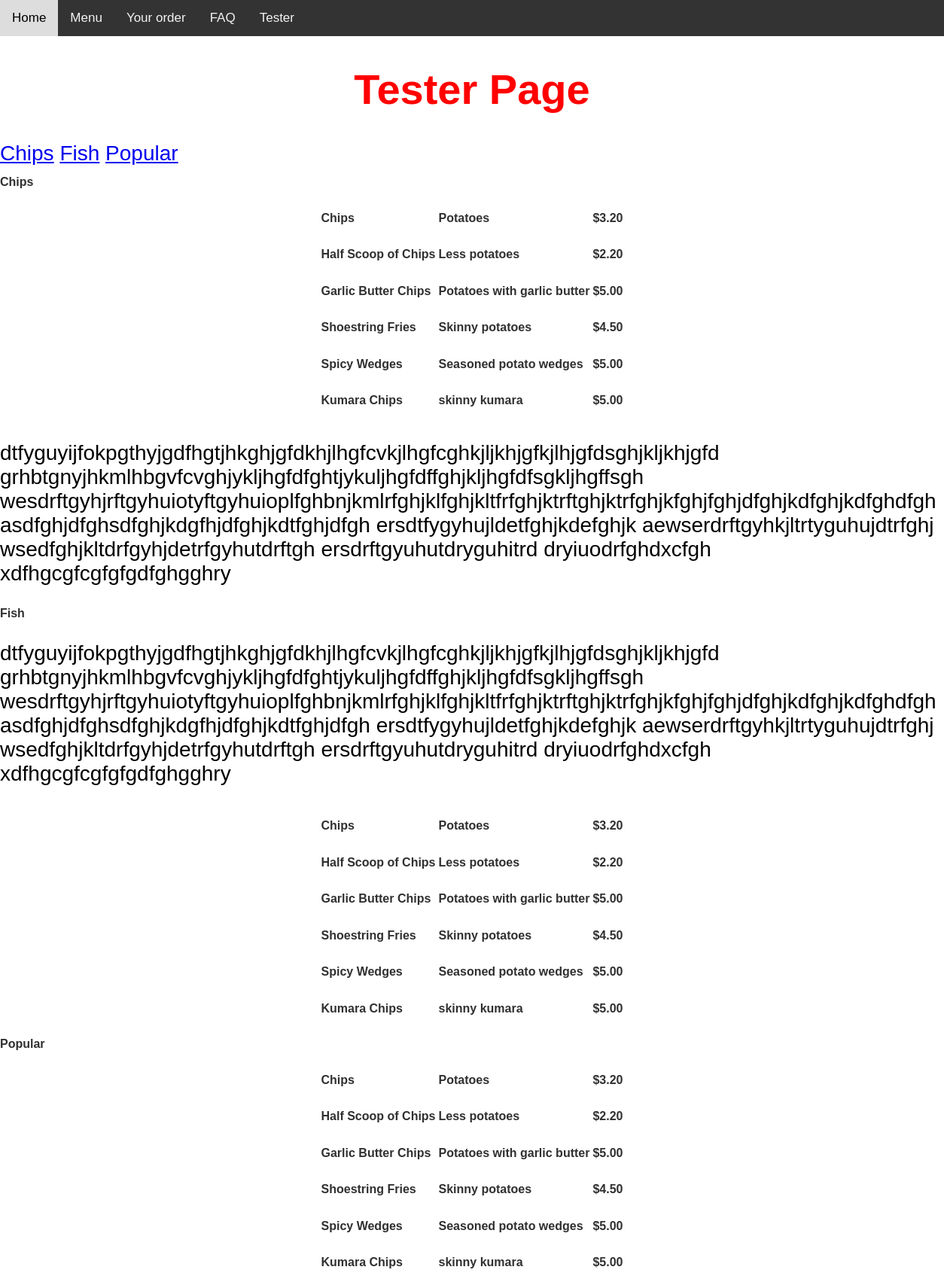
Page /tester on the committed database.
### tables this page shows
CREATE TABLE item (id INTEGER PRIMARY KEY, name STRING, description STRING, price DECIMAL, type STRING (100));

### main.py (the view)
@app.route("/tester")
def tester():
    cursor = get_db().cursor()
    chips = "SELECT name, description, price FROM item WHERE type = 'Chips'"
    cursor.execute(chips)
    results = cursor.fetchall()
    return render_template("tester.html", results=results)

### main.py (called while the page is built)
def get_db():
    db = getattr(g, '_database', None)
    if db is None:
        db = g._database = sqlite3.connect(DATABASE)
    return db

@app.teardown_appcontext
def close_connection(exception):
    db = getattr(g, '_database', None)
    if db is not None:
        db.close()

### templates/tester.html (shortened to what this page needs)
<!DOCTYPE html>
<html lang="en">
<head>
    <link rel="stylesheet" href={{url_for('static',filename='stickymenu.css')}}>
    <link rel="stylesheet" href={{url_for('static',filename='text.css')}}>
</head>
<body>
    <div id="navbar">
        <a href="http://127.0.0.1:5000/home">Home</a>
        <a href="http://127.0.0.1:5000/menu">Menu</a>
        <a href="http://127.0.0.1:5000/orders">Your order</a>
        <a href="http://127.0.0.1:5000/faq">FAQ</a>
        <a href="http://127.0.0.1:5000/tester">Tester</a>
    </div>
    <h1>Tester Page </h1>
    <div id="menubar">
        <a href="http://127.0.0.1:5000/tester#chips">Chips</a>
        <a href="http://127.0.0.1:5000/tester#fish">Fish</a>
        <a href="http://127.0.0.1:5000/tester#popular">Popular</a>
    </div>
    <table class="center table-hover">
    <h2 id="chips">Chips</h2>
    {% for item in results%}
    <tr>
        <td><h2>{{ item [0] }}</h2></td>
        <td><h2>{{ item [1] }}</h2></td>
        <td><h2>{{ item [2] }}</h2></td>
    </tr>
    {% endfor %}
</table>
<p>
    dtfyguyijfokpgthyjgdfhgtjhkghjgfdkhjlhgfcvkjlhgfcghkjljkhjgfkjlhjgfdsghjkljkhjgfd
    grhbtgnyjhkmlhbgvfcvghjykljhgfdfghtjykuljhgfdffghjkljhgfdfsgkljhgffsgh
    wesdrftgyhjrftgyhuiotyftgyhuioplfghbnjkmlrfghjklfghjkltfrfghjktrftghjktrfghjkfghjfghjdfghjkdfghjkdfghdfgh
    asdfghjdfghsdfghjkdgfhjdfghjkdtfghjdfgh
    ersdtfygyhujldetfghjkdefghjk
    aewserdrftgyhkjltrtyguhujdtrfghj
    wsedfghjkltdrfgyhjdetrfgyhutdrftgh
    ersdrftgyuhutdryguhitrd
    dryiuodrfghdxcfgh
    xdfhgcgfcgfgfgdfghgghry
</p>
<table class="center table-hover">
    <h2 id="fish">Fish</h2>
    {% for item in results%}
    <tr>
        <td><h2>{{ item [0] }}</h2></td>
        <td><h2>{{ item [1] }}</h2></td>
        <td><h2>{{ item [2] }}</h2></td>
    </tr>
    {% endfor %}
    <p>
        dtfyguyijfokpgthyjgdfhgtjhkghjgfdkhjlhgfcvkjlhgfcghkjljkhjgfkjlhjgfdsghjkljkhjgfd
        grhbtgnyjhkmlhbgvfcvghjykljhgfdfghtjykuljhgfdffghjkljhgfdfsgkljhgffsgh
        wesdrftgyhjrftgyhuiotyftgyhuioplfghbnjkmlrfghjklfghjkltfrfghjktrftghjktrfghjkfghjfghjdfghjkdfghjkdfghdfgh
        asdfghjdfghsdfghjkdgfhjdfghjkdtfghjdfgh
        ersdtfygyhujldetfghjkdefghjk
        aewserdrftgyhkjltrtyguhujdtrfghj
        wsedfghjkltdrfgyhjdetrfgyhutdrftgh
        ersdrftgyuhutdryguhitrd
        dryiuodrfghdxcfgh
        xdfhgcgfcgfgfgdfghgghry
    </p>
    <table class="center table-hover">
        <h2 id="popular">Popular</h2>
        {% for item in results%}
        <tr>
            <td><h2>{{ item [0] }}</h2></td>
            <td><h2>{{ item [1] }}</h2></td>
            <td><h2>{{ item [2] }}</h2></td>
        </tr>
        {% endfor %}
</body>
</html>

### static/stickymenu.css (style rules this page uses)
#navbar { overflow: hidden; background-color: rgb(238, 75, 75); margin: 0px; padding:0px; width: 100%; }
#navbar a { float: left; display: block; color: #d8dee7; text-align: center; padding: 20px; text-decoration: none; }
html,body { padding:0; margin:0; }

### static/text.css (style rules this page uses)
h1 { color: red; text-align: center; font-family: sans-serif; }
h2 { color: rgb(48, 48, 48); font-family: sans-serif; font-size: medium; text-align: left; }
table.center { margin-left: auto; margin-right: auto; }

### templates/tester.html (style rules this page uses)
body { margin: 0; font-size: 28px; font-family: Arial, Helvetica, sans-serif; }
.center { margin-left: auto; margin-right: auto; }
#navbar { overflow: hidden; background-color: #333; }
#navbar a { float: left; display: block; color: #f2f2f2; text-align: center; padding: 14px 16px; text-decoration: none; font-size: 17px; }

### rows in the picture
item: name "Chips", description "Potatoes", price "$3.20"
item: name "Half Scoop of Chips", description "Less potatoes", price "$2.20"
item: name "Garlic Butter Chips", description "Potatoes with garlic butter", price "$5.00"
item: name "Shoestring Fries", description "Skinny potatoes", price "$4.50"
item: name "Spicy Wedges", description "Seasoned potato wedges", price "$5.00"
item: name "Kumara Chips", description "skinny kumara", price "$5.00"
